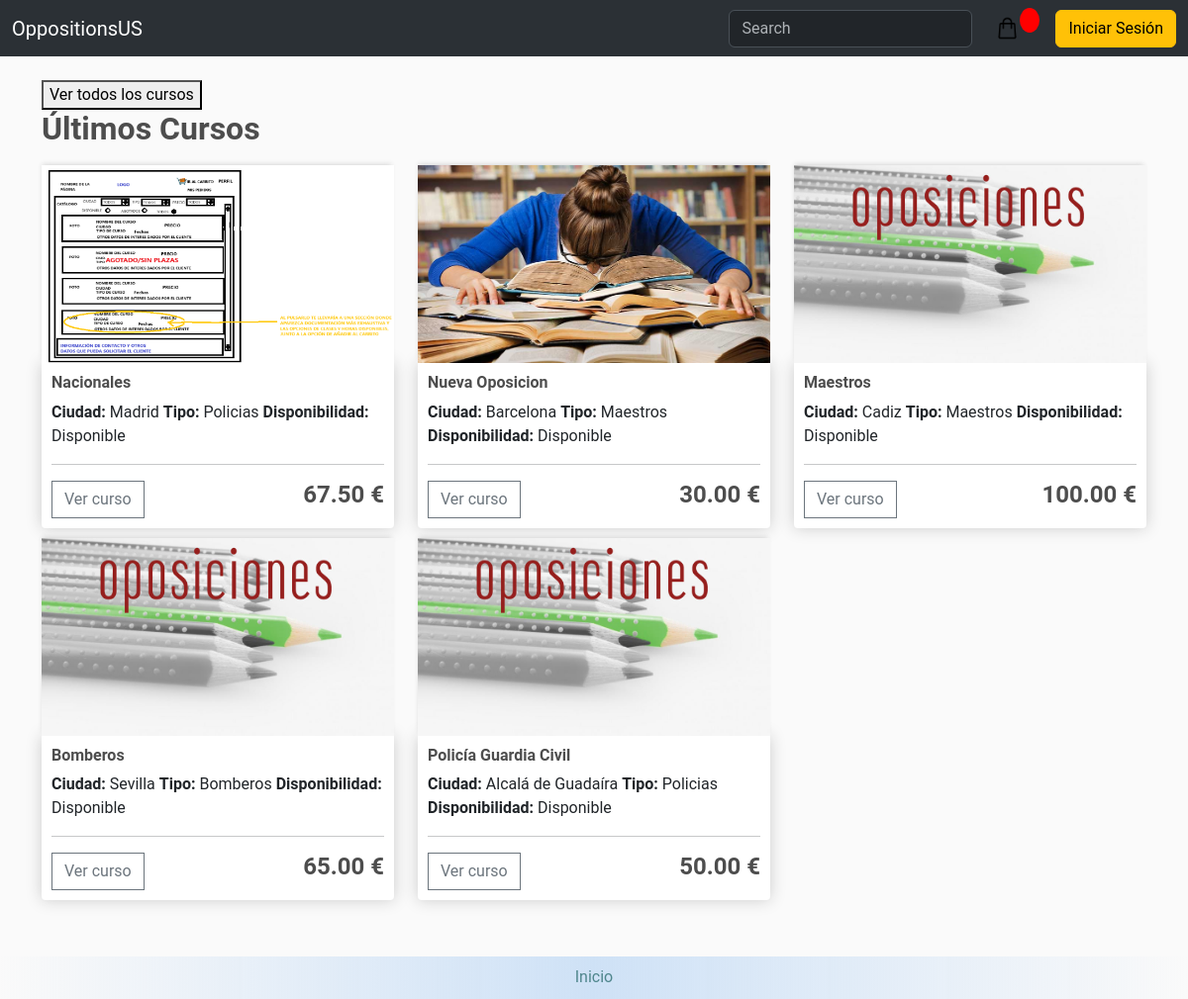
The app's page /, older data.
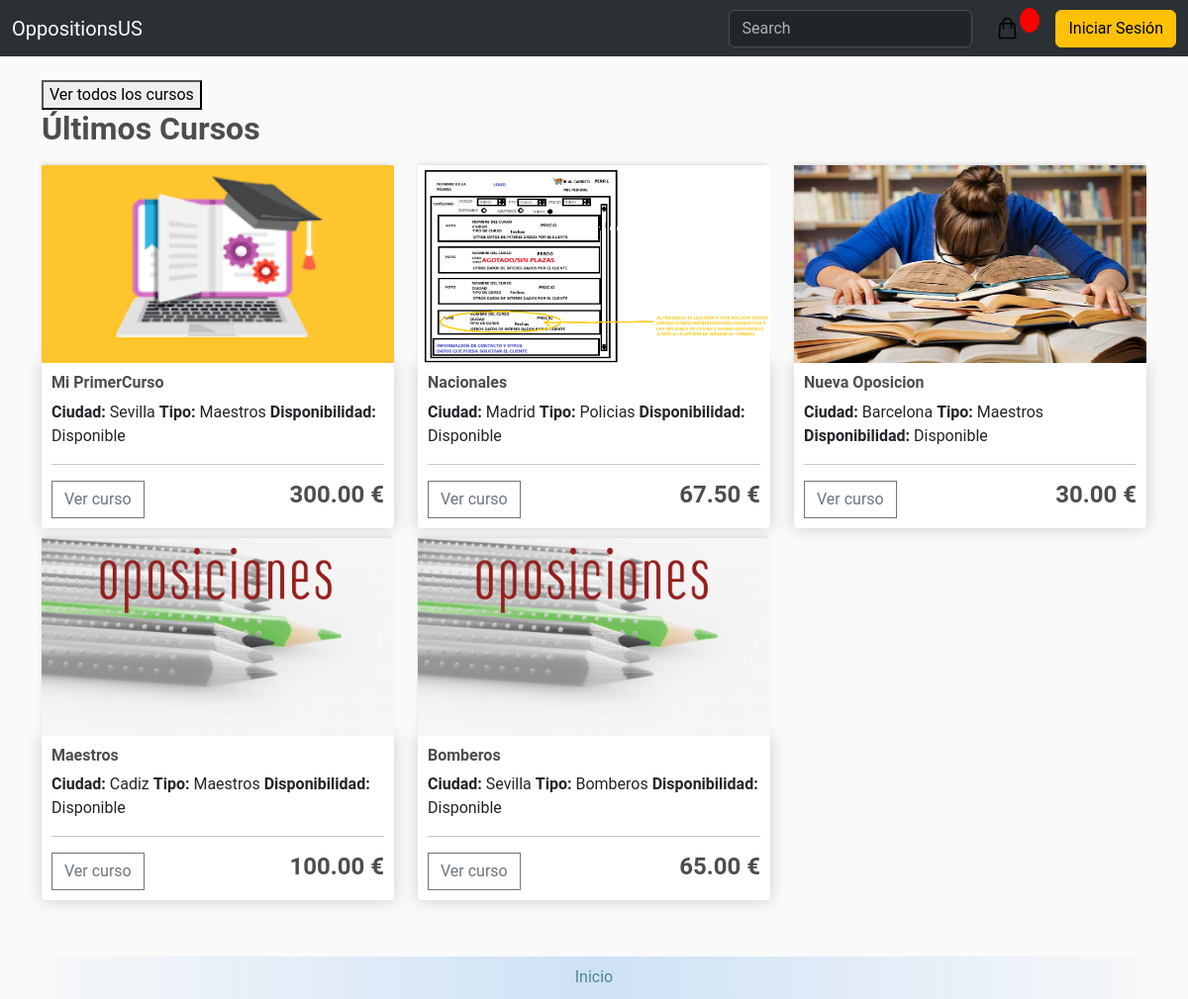
The same page, newer data.
### store/models.py (models this page shows, shortened)
class Course(models.Model):
    name = models.CharField(max_length=200, null=False, blank=False)
    image = models.ImageField(upload_to='courses')
    price = models.DecimalField(max_digits=7, decimal_places=2, null=False, blank=False, validators=[MinValueValidator(0)])
    details = models.CharField(max_length=200, null=True, blank=True)
    city = models.CharField(max_length=200, null=False, blank=False)
    course_type = models.ForeignKey(CourseType, null=True, on_delete=models.SET_NULL)
    is_available = models.BooleanField(default=True)
    start_date = models.DateField(null=False, blank=False)
    end_date = models.DateField(null=False, blank=False)
    class Meta:
        verbose_name = 'Course'
        verbose_name_plural = 'Courses'
        ordering = ['name']

class CourseType(models.Model):
    name = models.CharField(max_length=50, unique=True, null=False, blank=False)
    def __str__(self):
        return self.name
    class Meta:
        verbose_name = 'Course type'
        verbose_name_plural = 'Course types'
        ordering = ['name']

### store/views.py (the view)
# urls.py: path('',views.showcase, name='showcase'),
def showcase(request):
    courses_preview = Course.objects.order_by('-id')[:5]
    context = {
        'courses_preview': courses_preview,
    }
    return render(request, 'store/preview.html', context)

### store/templates/store/preview.html (shortened to what this page needs)
{% extends 'store/main.html' %}
{% load static %}
{% block content %}
<div class="row">
    <form action="{% url 'store' %}" method="get">
        <button type="submit">Ver todos los cursos</button>
    </form>
    <h2><strong>Últimos Cursos</strong></h2>
    {% for course in courses_preview %}
        <div class="col-lg-4">
            <a href="{% url 'details' course.id %}">
                {% if course.image %}
                    <img class="thumbnail" src="{{ course.image.url }}">
                {% else %}
                    <img class="thumbnail" src="/products/placeholder.png">
                {% endif %}
            </a>
            <div class="box-element product">
                <h6><strong>{{ course.name }}</strong></h6>
                <h8><strong>Ciudad:</strong> {{ course.city }}</h8>
                <h8><strong>Tipo:</strong> {{ course.course_type }}</h8>
                <h8><strong>Disponibilidad:</strong> {{ course.is_available|yesno:"Disponible,No disponible" }}</h8>
                <hr>
                <a href="{% url 'details' course.id %}">
                    <button class="btn btn-outline-secondary add-btn">Ver curso</button>
                </a>
                <h4 style="display: inline-block; float: right;"><strong>
                    {{ course.price|floatformat:2 }} €
                </strong></h4>
            </div>
        </div>
    {% endfor %}
</div>
{% endblock content %}

Row changes from the older to the newer data that the page shows:
no longer on this page (row unchanged): Course: image (placeholder picture), name "Policía Guardia Civil", city "Alcalá de Guadaíra", course_type "Policias", is_available "Disponible", price "50.00"
added Course: image (picture), name "Mi PrimerCurso", city "Sevilla", course_type "Maestros", is_available "Disponible", price "300.00"
